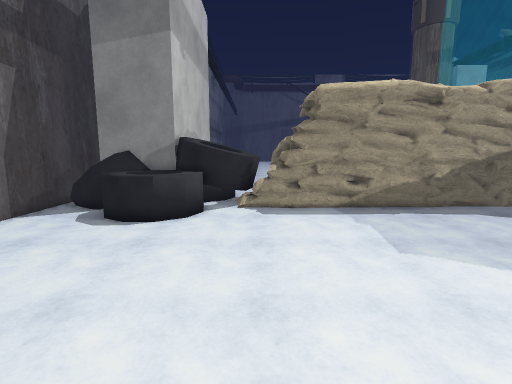
View 1 (above)

23 first-person views from a walk through a scene from a Unity 3-D project. The camera is 1.5 m above the floor, tilts 8° down and sees 85° across. The floor is counted in squares, 0.5 m on a side. Each view is taken from the middle of a square. On the plan, view 1 faces up. The plan holds only what a view shows up to about 20 squares ahead; the rest is blank. The place goes on beyond the plan. The player is left out. Some animated figures are not drawn. Some surface patterns are stand-ins.

View 2
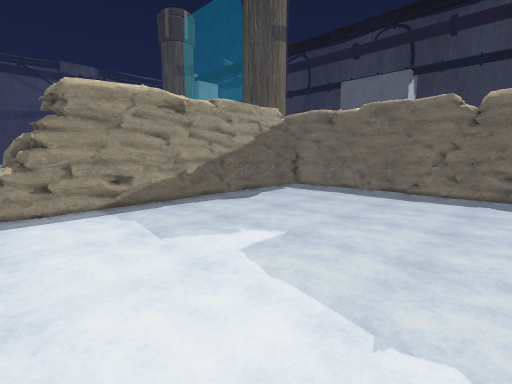

View 3
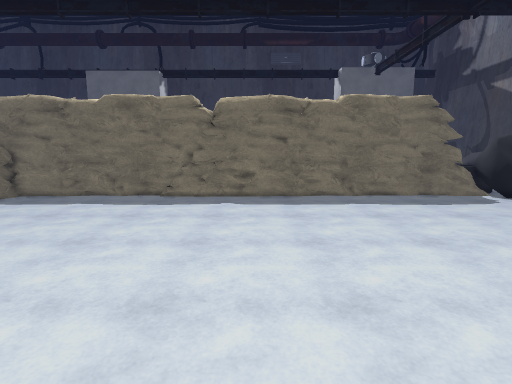

View 4
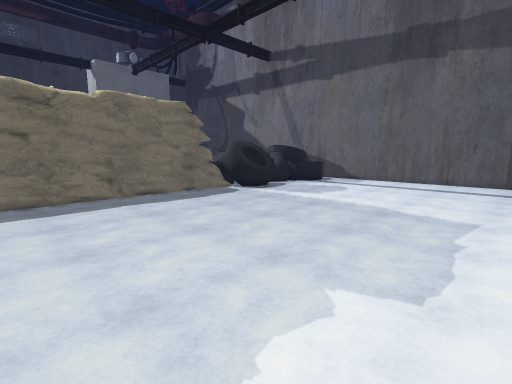

View 5
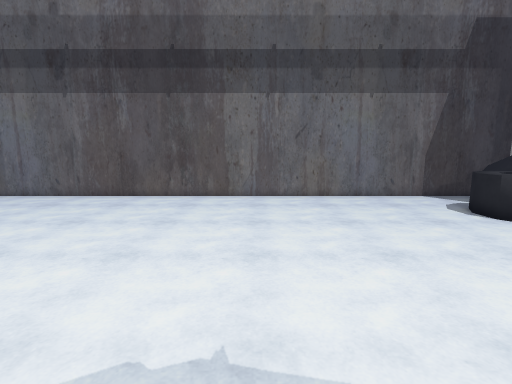

View 6
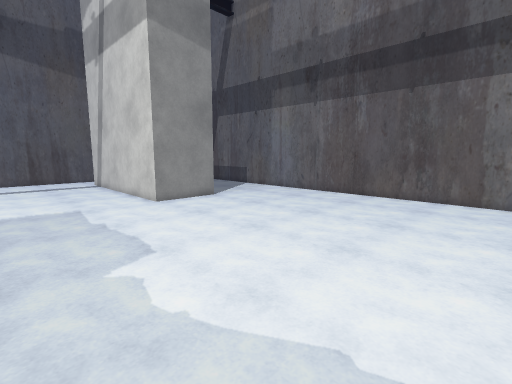

View 7
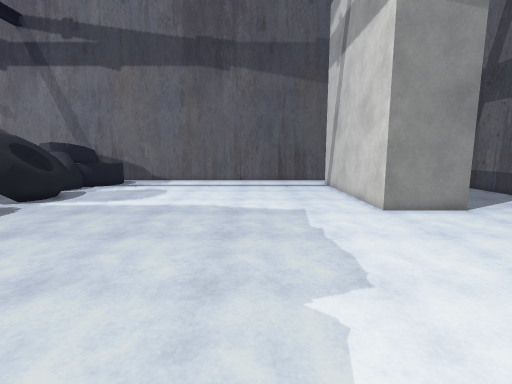

View 8
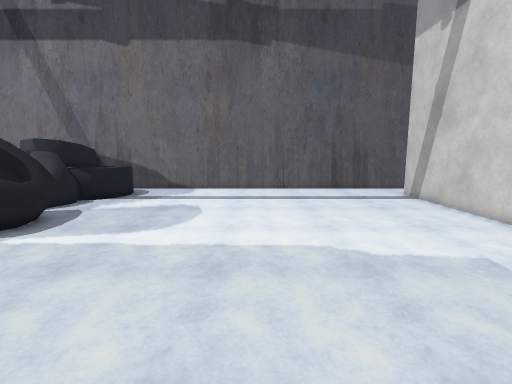

View 9
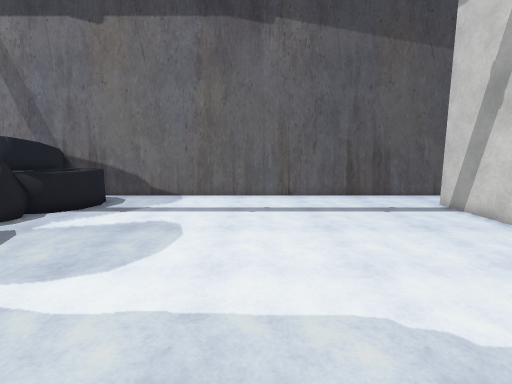

View 10
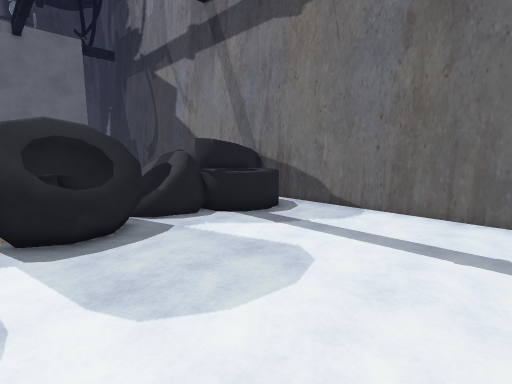

View 11
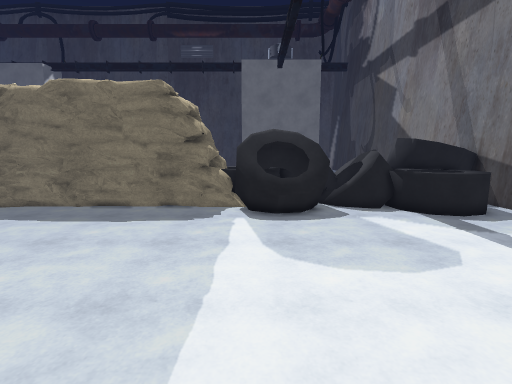

View 12
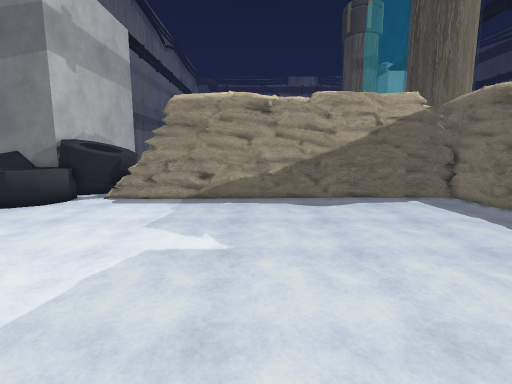

View 13
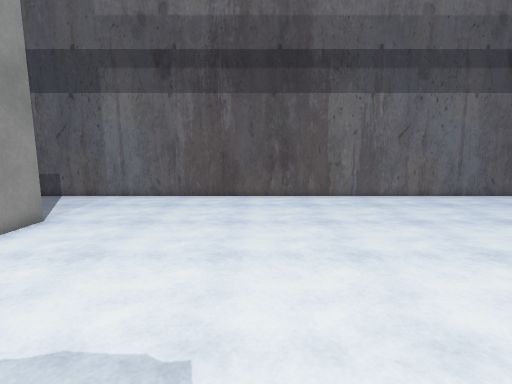

View 14
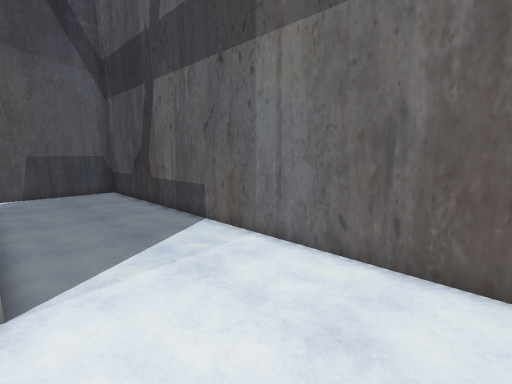

View 15
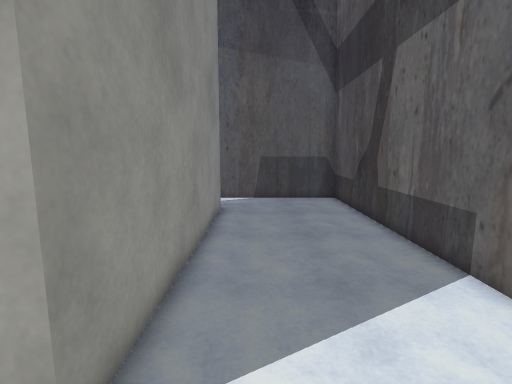

View 16
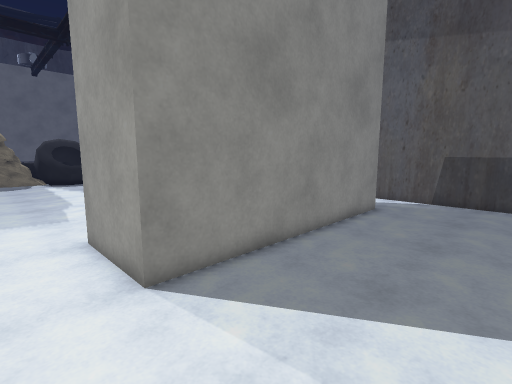

View 17
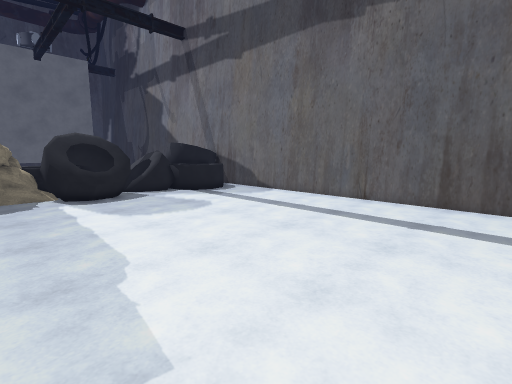

View 18
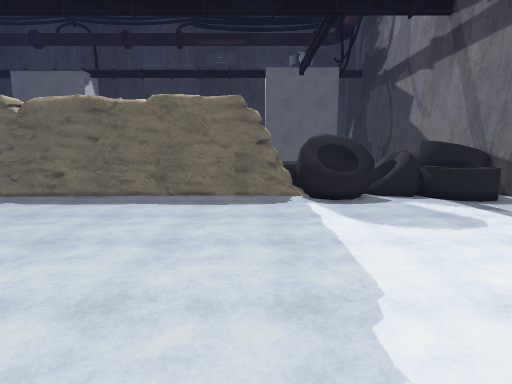

View 19
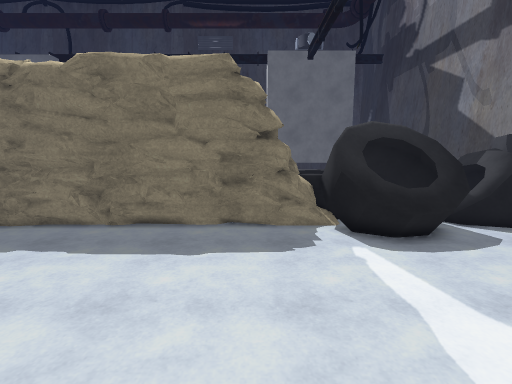

View 20
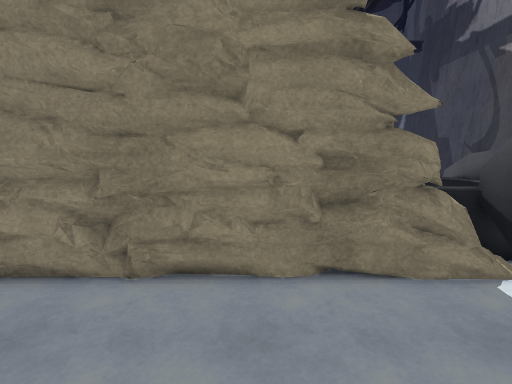

View 21
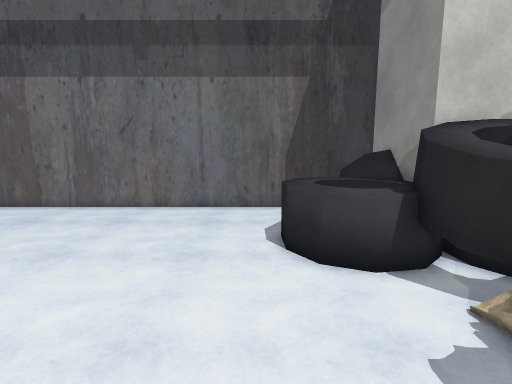

View 22
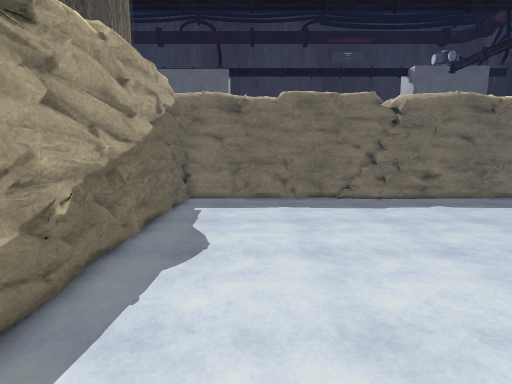

View 23
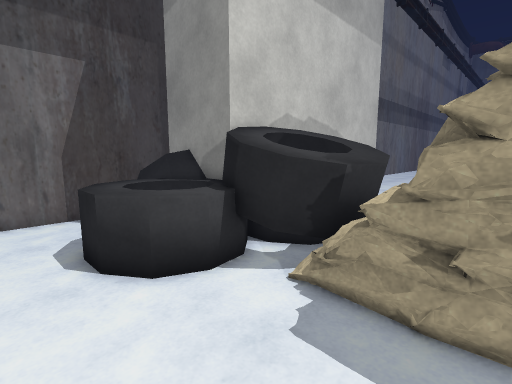

### Floor plan
Key: @ floor where view 1 was taken; # wall or solid block; . main floor; : floor 1.25 m higher than the main floor; = window, fence, low wall or low ledge; ^ raised ledge; v drop or lower ground; O other object.
Columns run from 11 left of view 1 to 26 right of it. Each row starts with its distance up from view 1.
 17 # #####OOOOO##
 16 # v####OOOOO:#############
 15 #OOOO  OOOO==#####################
 14 #.. OO OO........................#
 13 #...OOOOO........................#
 12 #....OOO.........................#
 11 #................................#
 10 #................................#
  9 #................................#
  8 #................................#
  7 #................................#
  6 #................................#
  5 #................................#
  4 #................................#
  3 #................................#
  2 #................................#
  1 #................................#
  0 #..........@.....................#
 -1 #................................#
 -2 #................................#
 -3 #................................##
 -4 #................................##
 -5 #................................##
 -6 #................................##
 -7 #................................##
 -8 #................................##
 -9 #................................##
-10 #................................##
-11 #................................##
-12 #................................##
-13 #................................##
-14 #................................##
-15 #......#####.....................###
-16 #......#####......................#O^
-17 #......#   #....................OOOO=
-18 #......#   #...................OOOOO O
-19 #......#   #...................OO..OOO
-20 #......#   #...................OOO.OO
-21 #......#   #...................OOOOOO
-22 #......#   #....................OO
-23 #......#   #.....................OO OO
-24 #......#   #.....................OOOOO
-25 #......#   #.....................OOOOO
-26 #......#   #....................OOO OO
-27 #......#   #...................OO  OOO
-28 #......#   #...................OO  OOO
-29 #.......   ....................OOOOO
-30 #.......  ......................OOOO
-31 #........ .........................O
-32 #####################################O

Positions as (right, up) in squares from view 1, and headings:
1: (0, 0), facing up
2: (0, -1), facing up-right
3: (3, -1), facing right
4: (3, -1), facing down-right
5: (8, 1), facing left
6: (8, 1), facing down-left
7: (7, -1), facing down
8: (11, -8), facing down
9: (11, -12), facing down
10: (10, -17), facing down-right
11: (7, -18), facing right
12: (9, -3), facing up
13: (8, -6), facing left
14: (-4, -9), facing down-left
15: (-6, -13), facing down
16: (-10, -13), facing down-right
17: (1, -14), facing down-right
18: (3, -14), facing right
19: (11, -14), facing right
20: (16, -11), facing right
21: (4, 11), facing left
22: (4, 11), facing right
23: (3, 10), facing up-left
